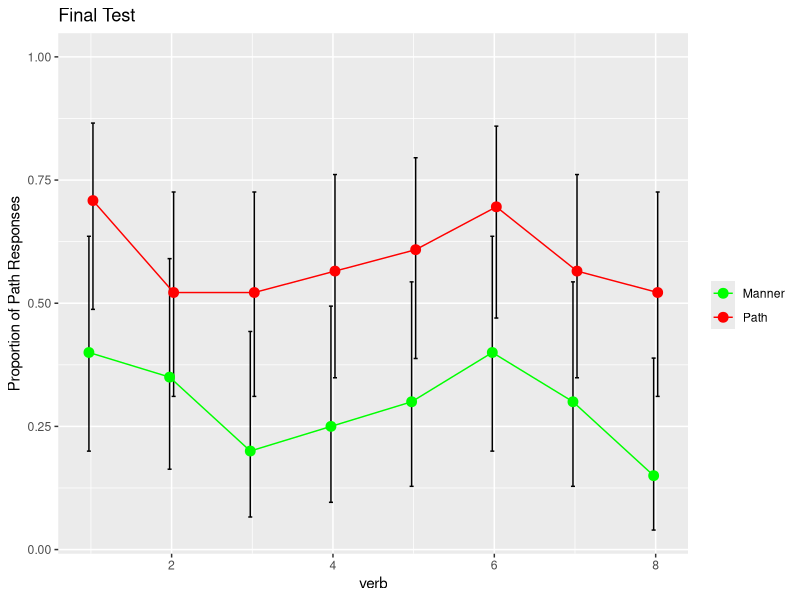
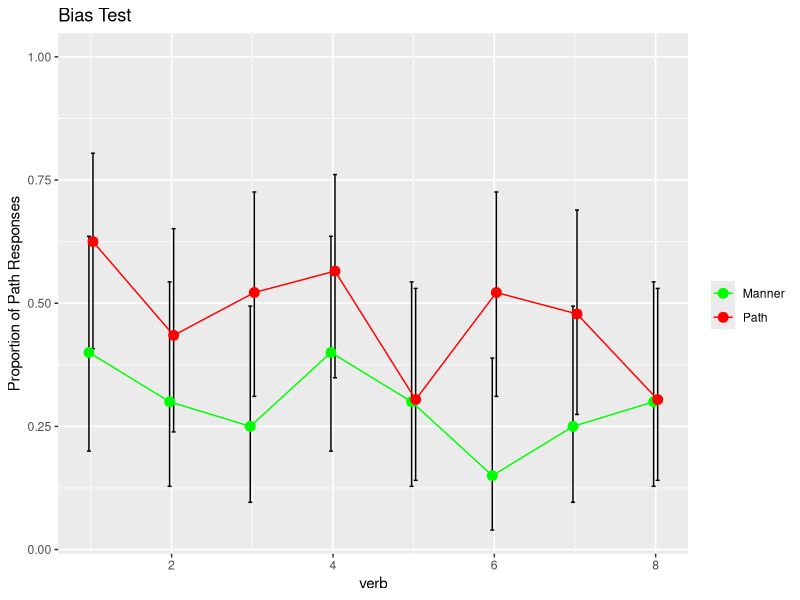

Reproduce these figures in R, in order.
#set path
setwd("/Users/mekline/Dropbox/_Projects/PrimingMannerPath/MannerPathPriming/Analysis/")
data = read.csv('all.csv', sep = ",", header = T)

#load libraries
library(ggplot2)

#load data
data = read.csv('all.csv', sep = ",", header = T)

#new variables
data$pathTEST[data$TEST == 'PATHBIAS'] = 1
data$pathTEST[data$TEST == 'MANNERBIAS'] = 0
data$pathBIAS[data$BIAS == 'PATHBIAS'] = 1
data$pathBIAS[data$BIAS == 'MANNERBIAS'] = 0

#Remove NA levels (really elsewhere we should document what happened to those lines!)
data <- data[!is.na(data$EXPERIMENT), ]
data <- data[!is.na(data$TRIAL), ]

#Debugging the binomial testing
# for (cond in unique(data$EXPERIMENT))
# {
#   for (trial in unique(data$TRIAL))
#   {
#     n = length(data[data$EXPERIMENT == cond & data$TRIAL == trial,]$pathBIAS)
#     x = sum(data[data$EXPERIMENT == cond & data$TRIAL == trial,]$pathBIAS, na.rm=TRUE)
#     test = prop.test(x, n, conf.level=0.95)
#     #plotData$intLower[plotData$cond == cond & plotData$verb == trial] = test$conf.int[1]
#     #plotData$intUpper[plotData$cond == cond & plotData$verb == trial]  = test$conf.int[2]
#     print('set')
#     print(x/n)
#     print(test$conf.int[1])
#     print(test$conf.int[2])
#   }
# }


makePlot = function(ydata, title="")
{
    #aggregate data to get mean per trial per condition
    plotData = aggregate(x = list(pathmean = ydata), by = list( cond = data$EXPERIMENT, verb = data$TRIAL), FUN = mean)
    
    #get the binomial conf.intervals per condition per trial
    for (cond in unique(data$EXPERIMENT))
    {
      for (trial in unique(data$TRIAL))
      {
        n = length(ydata[data$EXPERIMENT == cond & data$TRIAL == trial])
        x = sum(ydata[data$EXPERIMENT == cond & data$TRIAL == trial])
        test = prop.test(x, n, conf.level=0.95)
        plotData$intLower[plotData$cond == cond & plotData$verb == trial] = test$conf.int[1]
        plotData$intUpper[plotData$cond == cond & plotData$verb == trial]  = test$conf.int[2]
      print(test$conf.int[1])
      print(test$conf.int[2])
      #print(n)
      #print(x)
      }
    }
    
    #make a plot with ggplot
    pd <- position_dodge(0.1)
    
    ggplot(plotData, aes(x=verb, y=pathmean, colour=cond, group=cond, ymax = 1)) + 
      geom_errorbar(aes(ymin=intLower, ymax=intUpper), colour="black", width=.1, position=pd) +
      geom_line(position=pd) +
      ylab("Proportion of Path Responses") +
      geom_point(position=pd, size=3) +
      scale_colour_manual(values = c("green","red"),
                          name="",
                          labels=c("Manner", "Path")) +
    ggtitle(title)
}

makePlot(data$pathTEST, "Final Test")
makePlot(data$pathBIAS, "Bias Test")